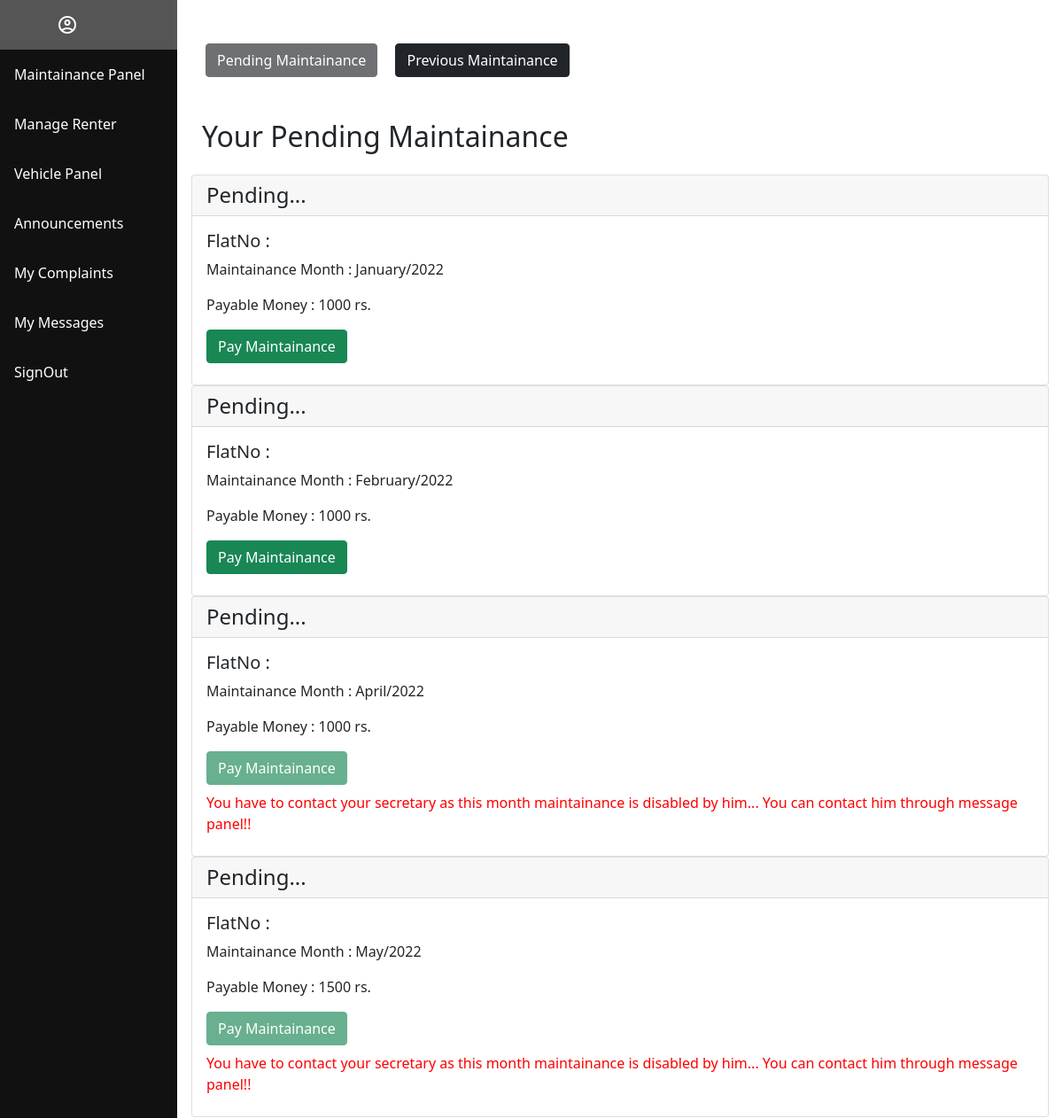
/owner/maintainancepanel.php, run on the app's committed database.
### tables this page shows
CREATE TABLE `maintainancetb` (
  `maint_id` int(11) NOT NULL,
  `month` int(11) NOT NULL,
  `year` int(11) NOT NULL,
  `b_id` varchar(255) NOT NULL,
  `ac_status` int(11) NOT NULL,
  `m_money` float NOT NULL
);

### owner/maintainancepanel.php (the view, shortened to what this page needs)
<?php
$_flatno = $_SESSION['owedetails']['flatno'];
?>
<?php
include 'ownerside.php';
?>
<div class="content">
    <a class="btn btn-dark my-5 mx-3 disabled" href="">Pending Maintainance</a>
    <a class="btn btn-dark my-5" href="./previousmaintainance.php">Previous Maintainance</a>
    <?php
    $sql = "select * from maintainancetb where maint_id not in(select maint_id from collectiontb where flatno='$_flatno')";
    $month_names = array("January", "February", "March", "April", "May", "June", "July", "August", "September", "October", "November", "December");
    include 'connection.php';
    $response = mysqli_query($con, $sql);
    if (mysqli_num_rows($response) > 0) {
    ?>
        <div class="container  mb-4">
            <h2>Your Pending Maintainance</h2>
        </div>
        <?php
        while ($data = mysqli_fetch_assoc($response)) {
        ?>
            <div class="card">
                <h4 class="card-header ">Pending...</h4>
                <div class="card-body">
                    <h5 class="card-title">FlatNo : <?php echo $_flatno ?></h5>
                    <p class="card-text">Maintainance Month : <?php echo '' . $month_names[$data['month'] - 1] . ''; ?>/<?php echo $data['year'] ?></p>
                    <p class="card-text">Payable Money : <?php echo $data['m_money'] . ' rs.'; ?></p>
                    <a href="./paymaintainance.php?maint_id=<?php echo $data['maint_id']?>" class="btn btn-success <?php if($data['ac_status']==0){echo "disabled";}?>">Pay Maintainance</a>
                     <p class="card-text my-2" style="color: red;"><?php if($data['ac_status']==0){echo "You have to contact your secretary as this month maintainance is disabled by him...\nYou can contact him through message panel!!";}?></p>
                </div>
            </div>
    <?php
        }
    }else{
        ?>
        <div class="container  mb-4">
            <h2>Your Maintainance Record is Up-to-Date</h2>
        </div>
        <?php
    }
    ?>
</div>

### css/sidebar.css (style rules this page uses)
div.content { background-color: white; margin-left: 200px; padding: 1px 16px; height: auto; }

### css/anchortag.css (style rules this page uses)
a { text-decoration:none; }

### data on the page
maintainancetb: month "January", year "2022", m_money "1000"
maintainancetb: month "February", year "2022", m_money "1000"
maintainancetb: month "April", year "2022", m_money "1000", shows "You have to contact your secretary as this month maintainance is disabled by him..."
maintainancetb: month "May", year "2022", m_money "1500", shows "You have to contact your secretary as this month maintainance is disabled by him..."
